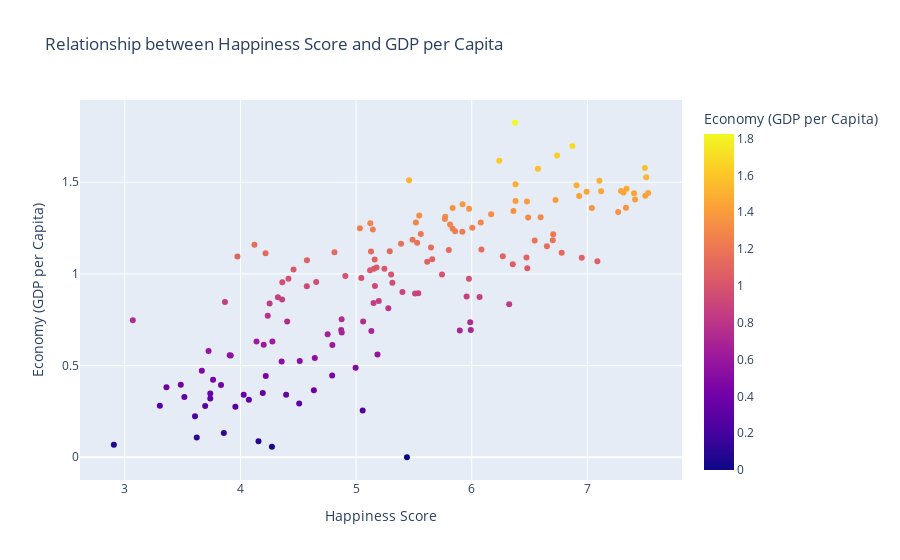

The code cell stored with this chart in its notebook:
### Markdown cell above
Create a scatter plot to identify the effect of GDP per Capita on Happiness Score in various Regions. Use plotly for creating the plot.

### Code cell
import plotly.graph_objects as go


# Filter the data to include only the required columns
scatter_df = preprocessed_df[['Happiness Score', 'Economy (GDP per Capita)']]

# Create a scatter plot
fig3 = px.scatter(scatter_df, x='Happiness Score', y='Economy (GDP per Capita)', 
                color='Economy (GDP per Capita)', 
                color_discrete_sequence=[0, 1], 
                title='Relationship between Happiness Score and GDP per Capita')

# Show the plot
fig3.show()

### Figure 1 — Plotly figure (JSON) as saved in the notebook; plotly's stock layout.template omitted (floating-point values rounded to 4 significant figures; data arrays with more than 128 entries replaced by an {"elided": "..."} marker saying what was removed)
{"data": [{"hovertemplate": "Happiness Score=%{x}<br>Economy (GDP per Capita)=%{marker.color}<extra></extra>", "legendgroup": "", "marker": {"color": {"elided": "157 float values"}, "coloraxis": "coloraxis", "symbol": "circle"}, "mode": "markers", "name": "", "orientation": "v", "showlegend": false, "type": "scatter", "x": {"elided": "157 float values"}, "xaxis": "x", "y": {"elided": "157 float values"}, "yaxis": "y"}], "layout": {"coloraxis": {"colorbar": {"title": {"text": "Economy (GDP per Capita)"}}, "colorscale": [[0, "#0d0887"], [0.1111, "#46039f"], [0.2222, "#7201a8"], [0.3333, "#9c179e"], [0.4444, "#bd3786"], [0.5556, "#d8576b"], [0.6667, "#ed7953"], [0.7778, "#fb9f3a"], [0.8889, "#fdca26"], [1, "#f0f921"]]}, "legend": {"tracegroupgap": 0}, "title": {"text": "Relationship between Happiness Score and GDP per Capita"}, "xaxis": {"anchor": "y", "domain": [0, 1], "title": {"text": "Happiness Score"}}, "yaxis": {"anchor": "x", "domain": [0, 1], "title": {"text": "Economy (GDP per Capita)"}}}}
